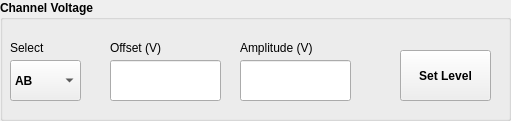
  <widget class="QGroupBox" name="groupBox_3">
   <property name="geometry">
    <rect>
     <x>850</x>
     <y>360</y>
     <width>511</width>
     <height>121</height>
    </rect>
   </property>
   <property name="font">
    <font>
     <weight>75</weight>
     <bold>true</bold>
    </font>
   </property>
   <property name="title">
    <string>Channel Voltage</string>
   </property>
   <widget class="QLabel" name="label_16">
    <property name="geometry">
     <rect>
      <x>10</x>
      <y>40</y>
      <width>60</width>
      <height>16</height>
     </rect>
    </property>
    <property name="font">
     <font>
      <weight>50</weight>
      <bold>false</bold>
     </font>
    </property>
    <property name="text">
     <string>Select</string>
    </property>
   </widget>
   <widget class="QComboBox" name="voltage_select">
    <property name="geometry">
     <rect>
      <x>10</x>
      <y>60</y>
      <width>71</width>
      <height>41</height>
     </rect>
    </property>
    <property name="sizePolicy">
     <sizepolicy hsizetype="Preferred" vsizetype="Maximum">
      <horstretch>0</horstretch>
      <verstretch>0</verstretch>
     </sizepolicy>
    </property>
    <item>
     <property name="text">
      <string>AB</string>
     </property>
    </item>
    <item>
     <property name="text">
      <string>CD</string>
     </property>
    </item>
    <item>
     <property name="text">
      <string>EF</string>
     </property>
    </item>
    <item>
     <property name="text">
      <string>GH</string>
     </property>
    </item>
   </widget>
   <widget class="QLabel" name="label_17">
    <property name="geometry">
     <rect>
      <x>110</x>
      <y>40</y>
      <width>71</width>
      <height>16</height>
     </rect>
    </property>
    <property name="font">
     <font>
      <weight>50</weight>
      <bold>false</bold>
     </font>
    </property>
    <property name="text">
     <string>Offset (V)</string>
    </property>
   </widget>
   <widget class="QLabel" name="label_18">
    <property name="geometry">
     <rect>
      <x>240</x>
      <y>40</y>
      <width>91</width>
      <height>16</height>
     </rect>
    </property>
    <property name="font">
     <font>
      <weight>50</weight>
      <bold>false</bold>
     </font>
    </property>
    <property name="text">
     <string>Amplitude (V)</string>
    </property>
   </widget>
   <widget class="QLineEdit" name="offset_v">
    <property name="geometry">
     <rect>
      <x>110</x>
      <y>60</y>
      <width>111</width>
      <height>41</height>
     </rect>
    </property>
   </widget>
   <widget class="QLineEdit" name="amplitude_v">
    <property name="geometry">
     <rect>
      <x>240</x>
      <y>60</y>
      <width>111</width>
      <height>41</height>
     </rect>
    </property>
   </widget>
   <widget class="QPushButton" name="set_level_bt">
    <property name="geometry">
     <rect>
      <x>400</x>
      <y>50</y>
      <width>91</width>
      <height>51</height>
     </rect>
    </property>
    <property name="text">
     <string>Set Level</string>
    </property>
   </widget>
  </widget>
